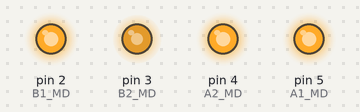
A sketch run on a simulated Arduino Uno, built with avr-gcc and run on an emulated ATmega328P. Parts: output pins drawn as LEDs (lit = HIGH).

Above: at 0.05 s.
At 10.0 s:
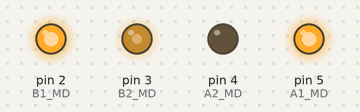
At 14.95 s:
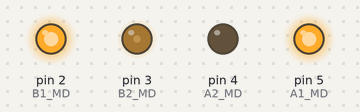
At 19.95 s:
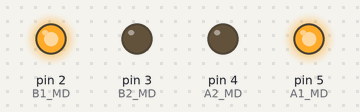
Timing chart, 0 to 23.0 s (numbered marks = the images above):
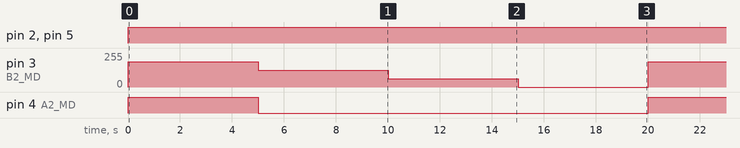

Measured:
- by itself, pin 2 (B1_MD), pin 5 (A1_MD): LOW → HIGH at 0.00 s
- by itself, pin 3 (B2_MD): repeats every 20.0 s: 127/255 5.0 s, 63/255 5.0 s, 0/255 5.0 s, 191/255 5.0 s
- by itself, pin 4 (A2_MD): alternates HIGH for 5.0 s and LOW for 15.0 s

The sketch:

task1.ino
```cpp
int A1_MD = 5;       // Set the pin numbers for the h-bridge driver motor
int A2_MD = 4;
int B1_MD = 2;
int B2_MD = 3;
int duty_cycle;      // Set duty cycle value for PWM: 0 (always on), 255(always off)


void setup() {
  pinMode(A1_MD, OUTPUT);     // Set the h-bridge driver pins as outputs
  pinMode(A2_MD, OUTPUT);
  pinMode(B1_MD, OUTPUT);
  pinMode(B2_MD, OUTPUT);
}

void loop() {                       // Run motors in forwards mode using pwm control

  duty_cycle = 191;                 // 25% speed forward
  digitalWrite(A1_MD, HIGH);
  digitalWrite(B1_MD, HIGH);
  analogWrite(A2_MD, duty_cycle);
  analogWrite(B2_MD, duty_cycle);
  delay(5000);

  duty_cycle = 127;                 // 50% speed forward
  digitalWrite(A1_MD, HIGH);
  digitalWrite(B1_MD, HIGH);
  analogWrite(A2_MD, duty_cycle);
  analogWrite(B2_MD, duty_cycle);
  delay(5000);

  duty_cycle = 63;                  // 75% speed forward
  digitalWrite(A1_MD, HIGH);
  digitalWrite(B1_MD, HIGH);
  analogWrite(A2_MD, duty_cycle);
  analogWrite(B2_MD, duty_cycle);
  delay(5000);

  duty_cycle = 0;                   // 100% speed forward
  digitalWrite(A1_MD, HIGH);
  digitalWrite(B1_MD, HIGH);
  analogWrite(A2_MD, duty_cycle);
  analogWrite(B2_MD, duty_cycle);
  delay(5000);

}
```
